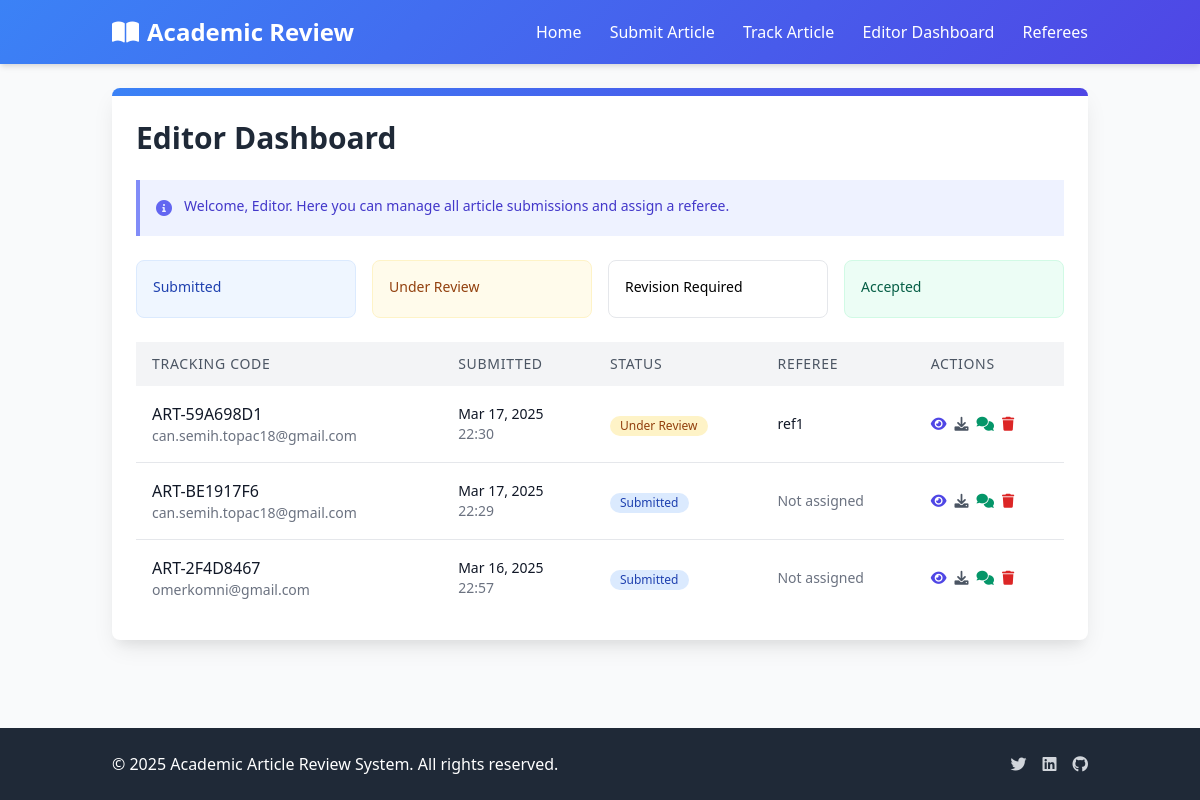
Page /editor/dashboard/ on the earlier database version.
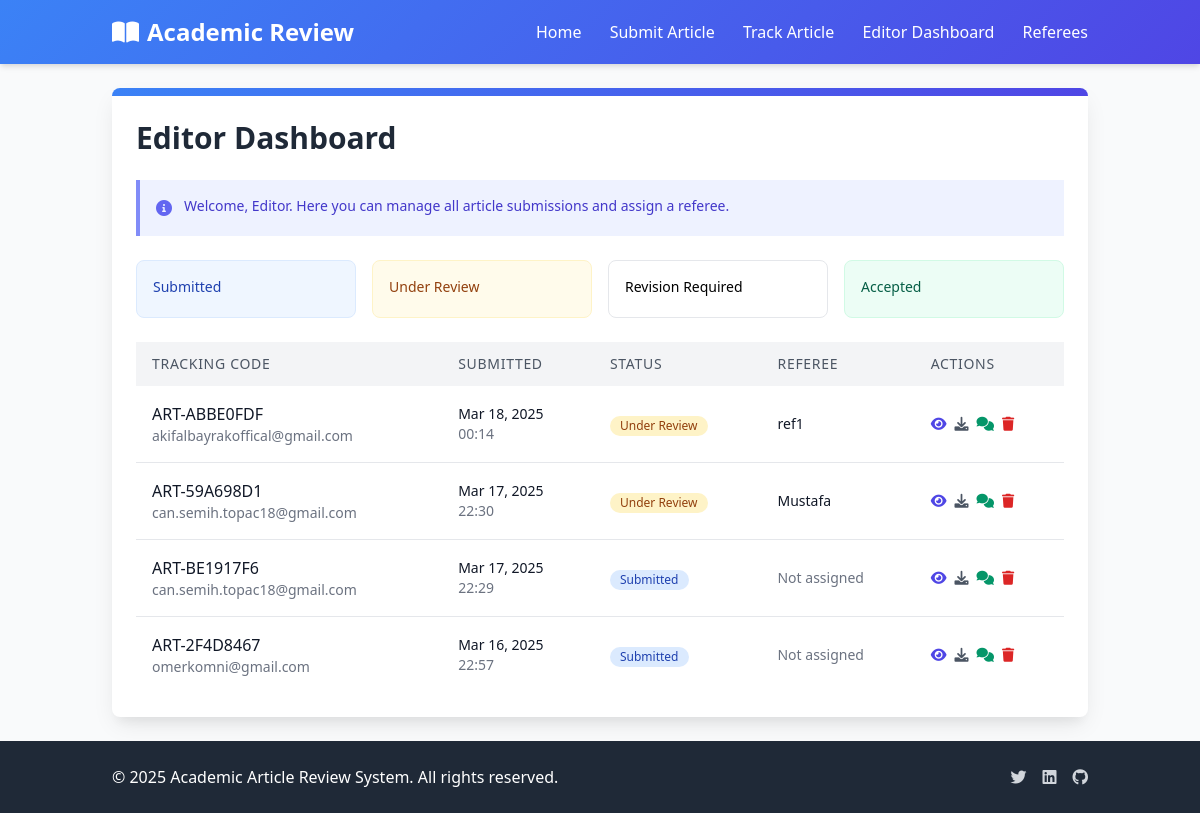
Same page on the later database version.
### articles/models.py (models this page shows, shortened)
class Article(models.Model):
    STATUS_CHOICES = (
        ('submitted', 'Submitted'),
        ('under_review', 'Under Review'),
        ('revision_required', 'Revision Required'),
        ('accepted', 'Accepted'),
        ('rejected', 'Rejected'),
    )
    title = models.CharField(max_length=255, null=True, blank=True)
    tracking_code = models.CharField(max_length=20, unique=True, editable=False)
    email = models.EmailField()
    file = models.FileField(upload_to='articles/')
    anonymized_file = models.FileField(upload_to='anonymized_articles/', null=True, blank=True)
    status = models.CharField(max_length=50, choices=STATUS_CHOICES, default='submitted')
    submission_date = models.DateTimeField(auto_now_add=True)
    last_updated = models.DateTimeField(auto_now=True)
    referee = models.ForeignKey('Referee', on_delete=models.SET_NULL, null=True, blank=True, related_name='assigned_articles')
    extracted_authors = models.TextField(blank=True, null=True, help_text="Automatically extracted author names")
    extracted_institutions = models.TextField(blank=True, null=True, help_text="Automatically extracted institutions")
    extracted_keywords = models.TextField(blank=True, null=True, help_text="Automatically extracted keywords")
    anonymization_map = models.TextField(blank=True, null=True, help_text="JSON mapping of original text to anonymized text")
    is_anonymized = models.BooleanField(default=False, help_text="Whether the article has been anonymized")

class Referee(models.Model):
    user = models.OneToOneField(User, on_delete=models.CASCADE)
    specialization = models.CharField(max_length=255, blank=True, help_text="Referee's area of expertise (e.g., Machine Learning, Data Science)")

### articles/views.py (the view)
# urls.py: path('editor/dashboard/', views.editor_dashboard, name='editor_dashboard'),
def editor_dashboard(request):
    articles = Article.objects.all().order_by('-submission_date')
    return render(request, 'articles/editor/dashboard.html', {'articles': articles})

### templates/articles/editor/dashboard.html (shortened to what the changed rows need)
{% extends 'articles/base.html' %}
{% block content %}
<div class="max-w-6xl mx-auto">
    <div class="bg-white rounded-lg shadow-card overflow-hidden">
        <div class="p-6">
            <h1 class="text-3xl font-bold mb-6 text-gray-800">Editor Dashboard</h1>
            <div class="overflow-x-auto">
                <table class="min-w-full bg-white">
                    <thead class="bg-gray-100">
                        <tr>
                            <th class="py-3 px-4 text-left text-sm font-medium text-gray-600 uppercase tracking-wider">
                                Tracking Code
                            </th>
                            <th class="py-3 px-4 text-left text-sm font-medium text-gray-600 uppercase tracking-wider">
                                Submitted
                            </th>
                            <th class="py-3 px-4 text-left text-sm font-medium text-gray-600 uppercase tracking-wider">
                                Status
                            </th>
                            <th class="py-3 px-4 text-left text-sm font-medium text-gray-600 uppercase tracking-wider">
                                Referee
                            </th>
                            <th class="py-3 px-4 text-left text-sm font-medium text-gray-600 uppercase tracking-wider">
                                Actions
                            </th>
                        </tr>
                    </thead>
                    <tbody class="divide-y divide-gray-200">
                        {% for article in articles %}
                        <tr>
                            <td class="py-4 px-4 whitespace-nowrap">
                                <div class="font-medium text-gray-900">{{ article.tracking_code }}</div>
                                <div class="text-sm text-gray-500">{{ article.email }}</div>
                            </td>
                            <td class="py-4 px-4 whitespace-nowrap">
                                <div class="text-sm text-gray-900">{{ article.submission_date|date:"M d, Y" }}</div>
                                <div class="text-sm text-gray-500">{{ article.submission_date|time:"H:i" }}</div>
                            </td>
                            <td class="py-4 px-4 whitespace-nowrap">
                                <span class="inline-flex items-center px-2.5 py-0.5 rounded-full text-xs font-medium
                                    {% if article.status == 'submitted' %}bg-blue-100 text-blue-800
                                    {% elif article.status == 'under_review' %}bg-yellow-100 text-yellow-800
                                    {% elif article.status == 'revision_required' %}bg-orange-100 text-orange-800
                                    {% elif article.status == 'accepted' %}bg-green-100 text-green-800
                                    {% elif article.status == 'rejected' %}bg-red-100 text-red-800{% endif %}">
                                    {{ article.get_status_display }}
                                </span>
                            </td>
                            <td class="py-4 px-4 whitespace-nowrap">
                                <div class="text-sm text-gray-900">
                                    {% if article.referee %}
                                        {{ article.referee.user.username }}
                                    {% else %}
                                        <span class="text-gray-500">Not assigned</span>
                                    {% endif %}
                                </div>
                            </td>
                            <td class="py-4 px-4 whitespace-nowrap text-sm font-medium">
                                <div class="flex space-x-2">
                                    <a href="{% url 'editor_review' article.id %}" class="text-indigo-600 hover:text-indigo-900" title="Review">
                                        <i class="fas fa-eye"></i>
                                    </a>
                                    <a href="{% url 'download_article' article.id %}" class="text-gray-600 hover:text-gray-900" title="Download">
                                        <i class="fas fa-download"></i>
                                    </a>
                                    <a href="{% url 'editor_chat' article.id %}" class="text-green-600 hover:text-green-900" title="Messages">
                                        <i class="fas fa-comments"></i>
                                    </a>
                                    <a href="{% url 'delete_article' article.id %}" class="text-red-600 hover:text-red-900" title="Delete">
                                        <i class="fas fa-trash"></i>
                                    </a>
                                </div>
                            </td>
                        </tr>
                        {% empty %}
                        <tr>
                            <td colspan="5" class="py-4 px-4 text-center text-gray-500">
                                No articles found.
                            </td>
                        </tr>
                        {% endfor %}
                    </tbody>
                </table>
            </div>
        </div>
    </div>
</div>
{% endblock %}

Differences in the rows shown:
added Article: tracking_code "ART-ABBE0FDF", email "akifalbayrakoffical@gmail.com", submission_date "Mar 18, 2025", submission_date "00:14", status "Under Review", referee.user.username "ref1"
changed Article "ART-59A698D1": referee.user.username "ref1" → "Mustafa"
